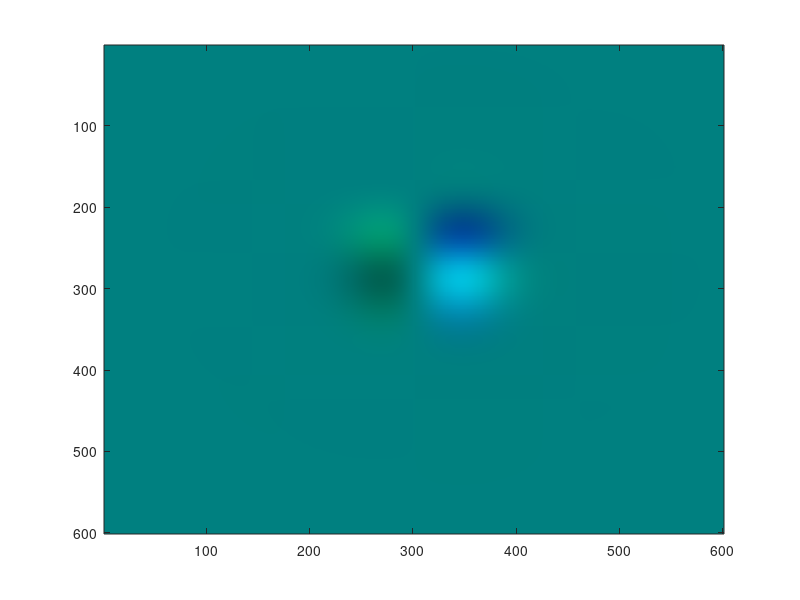

This figure's MATLAB source: (Note: this script raises an error after producing the figure.)
%% Figures for the NZMS colloquium talk
% First we need to define our function
h = 0.005;
f = @(x, y) 0.5 + 0.5*(sin(4*x).*cos(7*y)) .* exp(-10*((x - 0.1).^2 + (y+0.2).^2));

% Second colour channel
f1 = @(x, y) 0.5 + 0.5*(sin(5*x).*cos(3*y)) .* exp(-10*((x - 0.1).^2 + (y+0.1).^2));
[X, Y] = meshgrid(-1.5:h:1.5, -1.5:h:1.5);

G = f(X, Y);
B = f1(X, Y);
R = zeros(size(X));
Im = zeros(size(X, 1), size(X, 2), 3);
Im(:, :, 1) = R; Im(:, :, 2) = G; Im(:, :, 3) = B;
image(Im)

%% Generate a random conformal mapping
f_forward = random_mobius();
[Xn, Yn] = f_forward(X, Y);

%% Compute various signature derivatives
sig1 = SA2sig(h, f(X, Y));
sig2 = SA2sig(h, f(Xn, Yn));

%% Compute the colour images
G = f(X, Y); B = f1(X, Y); R = zeros(size(X));
Im = zeros(size(X, 1), size(X, 2), 3);
Im(:, :, 1) = R; Im(:, :, 2) = G; Im(:, :, 3) = B;

G1 = f(Xn, Yn); B1 = f1(Xn, Yn); R1 = zeros(size(X));
Im1 = zeros(size(X, 1), size(X, 2), 3);
Im1(:, :, 1) = R1; Im1(:, :, 2) = G1; Im1(:, :, 3) = B1;


%% Plot surfaces
cm = gray(16384);
figure(1)
surf(X, Y, f(X, Y), 'edgecolor', 'none')
colormap(cm)
shading('interp')
camlight()
axis off
%print -r200 -dpng 'surf_before.png'

figure(2)
surf(X, Y, f(Xn, Yn), 'edgecolor', 'none')
colormap(cm)
shading('interp')
camlight()
axis off
%print -r200 -dpng 'surf_after.png'

%% Plot grayscale images
figure(3)
imagesc(f(X, Y))
colormap(cm)
axis off
print -r200 -dpng 'image_before.png'
figure(4)
imagesc(f(Xn, Yn))
colormap(cm)
axis off
print -r200 -dpng 'image_after.png'

%% Draw signature surface
surf(sig1{2}, sig1{3}, sig1{1}, sig1{1}, 'edgecolor', 'none', 'facealpha', 0.5)

%% Draw contour plot
figure(6)
contour(sig1{2}, sig1{3}, sig1{1}, 'linewidth', 3)
colormap cool(16384)
set(gca, 'fontsize', 20)
xlabel('I_1')
ylabel('I_2')
colorbar()
%print -dpng -r200 'signature_contours.png'

%% Compare signature contours
figure(7)
clf
contour(sig1{2}, sig1{3}, sig1{1}, 'linewidth', 3, 'linecolor', 'blue')
hold on
contour(sig2{2}, sig2{3}, sig2{1}, 'linewidth', 3, 'linecolor', 'red')
colormap cool(16384)
set(gca, 'fontsize', 20)
xlabel('I_1')
ylabel('I_2')
%print -dpng -r200 'signatures_compared.png'

%% Plot colour images
figure(8)
subplot(1,2,1)
image(Im)
subplot(1,2,2)
image(Im1)
imwrite(Im, 'colour_before.jpg')
imwrite(Im1, 'colour_after.jpg')

%% Plot as surfaces
figure(9)
clf
surf(X, Y, G, 'facecolor', 'green', 'edgecolor', 'none', 'facealpha', 0.5)
camlight
shading interp
lighting phong
hold on
surf(X, Y, B, 'facecolor', 'blue', 'edgecolor', 'none', 'facealpha', 0.5)
view(-116, -18)
axis off
print -r200 -dpng 'colour_surfaces.png'